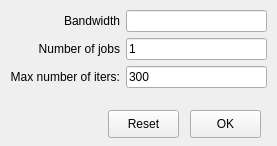
<?xml version="1.0" encoding="UTF-8"?>
<ui version="4.0">
 <class>apWindow</class>
 <widget class="QMainWindow" name="apWindow">
  <property name="geometry">
   <rect>
    <x>0</x>
    <y>0</y>
    <width>277</width>
    <height>146</height>
   </rect>
  </property>
  <property name="sizePolicy">
   <sizepolicy hsizetype="Fixed" vsizetype="Fixed">
    <horstretch>0</horstretch>
    <verstretch>0</verstretch>
   </sizepolicy>
  </property>
  <property name="windowTitle">
   <string>Mean-Shift Parameters</string>
  </property>
  <property name="toolButtonStyle">
   <enum>Qt::ToolButtonTextOnly</enum>
  </property>
  <property name="documentMode">
   <bool>true</bool>
  </property>
  <property name="tabShape">
   <enum>QTabWidget::Triangular</enum>
  </property>
  <widget class="QWidget" name="centralwidget">
   <widget class="QWidget" name="formLayoutWidget">
    <property name="geometry">
     <rect>
      <x>10</x>
      <y>10</y>
      <width>257</width>
      <height>91</height>
     </rect>
    </property>
    <layout class="QFormLayout" name="formLayout">
     <property name="labelAlignment">
      <set>Qt::AlignRight|Qt::AlignTrailing|Qt::AlignVCenter</set>
     </property>
     <item row="0" column="0">
      <widget class="QLabel" name="bandwidth_label">
       <property name="text">
        <string>&lt;html&gt;&lt;head/&gt;&lt;body&gt;&lt;p align=&quot;right&quot;&gt;Bandwidth&lt;/p&gt;&lt;/body&gt;&lt;/html&gt;</string>
       </property>
       <property name="alignment">
        <set>Qt::AlignRight|Qt::AlignTrailing|Qt::AlignVCenter</set>
       </property>
      </widget>
     </item>
     <item row="0" column="1">
      <widget class="QLineEdit" name="bandwidth_lineEdit">
       <property name="text">
        <string/>
       </property>
      </widget>
     </item>
     <item row="1" column="0">
      <widget class="QLabel" name="n_jobs_label">
       <property name="text">
        <string>Number of jobs</string>
       </property>
       <property name="alignment">
        <set>Qt::AlignRight|Qt::AlignTrailing|Qt::AlignVCenter</set>
       </property>
      </widget>
     </item>
     <item row="1" column="1">
      <widget class="QLineEdit" name="n_jobs_lineEdit">
       <property name="text">
        <string>1</string>
       </property>
      </widget>
     </item>
     <item row="2" column="0">
      <widget class="QLabel" name="nax_iter_label">
       <property name="text">
        <string>Max number of iters:</string>
       </property>
       <property name="alignment">
        <set>Qt::AlignRight|Qt::AlignTrailing|Qt::AlignVCenter</set>
       </property>
      </widget>
     </item>
     <item row="2" column="1">
      <widget class="QLineEdit" name="max_iter_lineEdit">
       <property name="text">
        <string>300</string>
       </property>
      </widget>
     </item>
    </layout>
   </widget>
   <widget class="QPushButton" name="OKButton">
    <property name="geometry">
     <rect>
      <x>190</x>
      <y>110</y>
      <width>71</width>
      <height>28</height>
     </rect>
    </property>
    <property name="text">
     <string>OK</string>
    </property>
   </widget>
   <widget class="QPushButton" name="resetButton">
    <property name="geometry">
     <rect>
      <x>108</x>
      <y>110</y>
      <width>71</width>
      <height>28</height>
     </rect>
    </property>
    <property name="text">
     <string>Reset</string>
    </property>
   </widget>
  </widget>
 </widget>
 <resources/>
 <connections/>
</ui>
